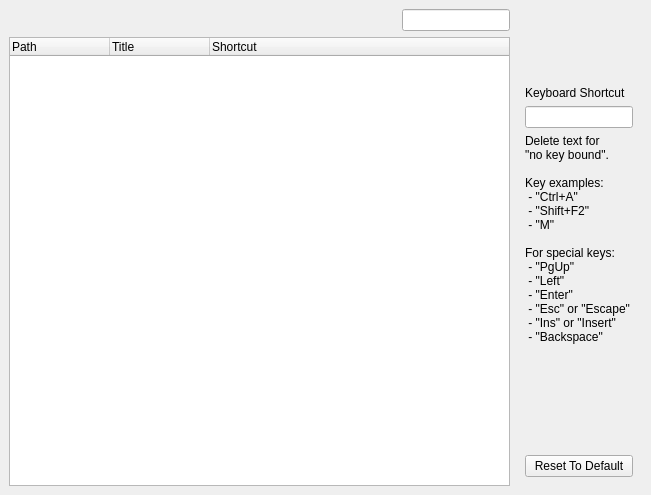
<?xml version="1.0" encoding="UTF-8"?>
<ui version="4.0">
 <class>CustomizeMenuConfigPage</class>
 <widget class="QFrame" name="CustomizeMenuConfigPage">
  <property name="geometry">
   <rect>
    <x>0</x>
    <y>0</y>
    <width>651</width>
    <height>495</height>
   </rect>
  </property>
  <property name="sizePolicy">
   <sizepolicy hsizetype="Preferred" vsizetype="Expanding">
    <horstretch>0</horstretch>
    <verstretch>1</verstretch>
   </sizepolicy>
  </property>
  <property name="windowTitle">
   <string>Settings</string>
  </property>
  <layout class="QGridLayout" name="gridLayout">
   <property name="leftMargin">
    <number>9</number>
   </property>
   <property name="topMargin">
    <number>9</number>
   </property>
   <property name="rightMargin">
    <number>9</number>
   </property>
   <property name="bottomMargin">
    <number>9</number>
   </property>
   <item row="1" column="1">
    <widget class="QFrame" name="frame">
     <property name="frameShape">
      <enum>QFrame::NoFrame</enum>
     </property>
     <property name="frameShadow">
      <enum>QFrame::Raised</enum>
     </property>
     <layout class="QVBoxLayout">
      <property name="spacing">
       <number>6</number>
      </property>
      <property name="leftMargin">
       <number>9</number>
      </property>
      <property name="topMargin">
       <number>9</number>
      </property>
      <property name="rightMargin">
       <number>9</number>
      </property>
      <property name="bottomMargin">
       <number>9</number>
      </property>
      <item>
       <spacer>
        <property name="orientation">
         <enum>Qt::Vertical</enum>
        </property>
        <property name="sizeType">
         <enum>QSizePolicy::Fixed</enum>
        </property>
        <property name="sizeHint" stdset="0">
         <size>
          <width>20</width>
          <height>40</height>
         </size>
        </property>
       </spacer>
      </item>
      <item>
       <widget class="QLabel" name="label">
        <property name="text">
         <string>Keyboard Shortcut</string>
        </property>
       </widget>
      </item>
      <item>
       <widget class="lay::DecoratedLineEdit" name="binding_le"/>
      </item>
      <item>
       <widget class="QLabel" name="label_2">
        <property name="text">
         <string>Delete text for
&quot;no key bound&quot;.

Key examples:
 - &quot;Ctrl+A&quot;
 - &quot;Shift+F2&quot;
 - &quot;M&quot;

For special keys:
 - &quot;PgUp&quot;
 - &quot;Left&quot;
 - &quot;Enter&quot;
 - &quot;Esc&quot; or &quot;Escape&quot;
 - &quot;Ins&quot; or &quot;Insert&quot;
 - &quot;Backspace&quot;
</string>
        </property>
       </widget>
      </item>
      <item>
       <spacer>
        <property name="orientation">
         <enum>Qt::Vertical</enum>
        </property>
        <property name="sizeHint" stdset="0">
         <size>
          <width>20</width>
          <height>40</height>
         </size>
        </property>
       </spacer>
      </item>
      <item>
       <widget class="QPushButton" name="reset_pb">
        <property name="text">
         <string>Reset To Default</string>
        </property>
       </widget>
      </item>
     </layout>
    </widget>
   </item>
   <item row="1" column="0">
    <widget class="QTreeWidget" name="bindings_list">
     <property name="sizePolicy">
      <sizepolicy hsizetype="Expanding" vsizetype="Expanding">
       <horstretch>1</horstretch>
       <verstretch>0</verstretch>
      </sizepolicy>
     </property>
     <property name="rootIsDecorated">
      <bool>true</bool>
     </property>
     <column>
      <property name="text">
       <string>Path</string>
      </property>
     </column>
     <column>
      <property name="text">
       <string>Title</string>
      </property>
     </column>
     <column>
      <property name="text">
       <string>Shortcut</string>
      </property>
     </column>
    </widget>
   </item>
   <item row="0" column="0">
    <widget class="QFrame" name="frame_2">
     <property name="frameShape">
      <enum>QFrame::NoFrame</enum>
     </property>
     <property name="frameShadow">
      <enum>QFrame::Raised</enum>
     </property>
     <layout class="QHBoxLayout" name="horizontalLayout">
      <property name="leftMargin">
       <number>0</number>
      </property>
      <property name="topMargin">
       <number>0</number>
      </property>
      <property name="rightMargin">
       <number>0</number>
      </property>
      <property name="bottomMargin">
       <number>0</number>
      </property>
      <item>
       <spacer name="horizontalSpacer">
        <property name="orientation">
         <enum>Qt::Horizontal</enum>
        </property>
        <property name="sizeHint" stdset="0">
         <size>
          <width>328</width>
          <height>20</height>
         </size>
        </property>
       </spacer>
      </item>
      <item>
       <widget class="QLabel" name="label_3">
        <property name="text">
         <string/>
        </property>
        <property name="pixmap">
         <pixmap resource="layResources.qrc">:/find.png</pixmap>
        </property>
       </widget>
      </item>
      <item>
       <widget class="lay::DecoratedLineEdit" name="filter">
        <property name="sizePolicy">
         <sizepolicy hsizetype="Fixed" vsizetype="Fixed">
          <horstretch>0</horstretch>
          <verstretch>0</verstretch>
         </sizepolicy>
        </property>
       </widget>
      </item>
     </layout>
    </widget>
   </item>
  </layout>
 </widget>
 <layoutdefault spacing="6" margin="11"/>
 <customwidgets>
  <customwidget>
   <class>lay::DecoratedLineEdit</class>
   <extends>QLineEdit</extends>
   <header>layWidgets.h</header>
  </customwidget>
 </customwidgets>
 <resources>
  <include location="layResources.qrc"/>
 </resources>
 <connections/>
</ui>
